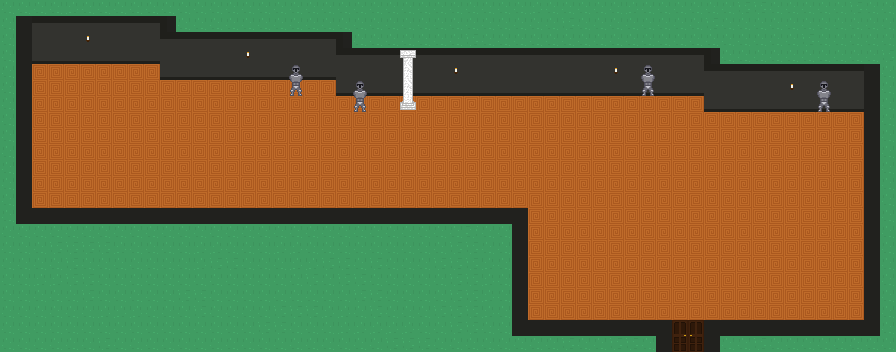

Rendered tile map (Tiled .tmx) drawn with the repository's tilesets; below, a short description and the map source with its tile grids summarised:
An orthogonal 56x22 tile map with 16x16 px tiles, 4 tile layers (Calque de Tuiles 1, Calque de Tuiles 2, Calque de Tuiles 3, plafond) and 24 objects (5x paint, game_6, game_5, game_7, spawn, ...).

<map version="1.10" tiledversion="1.11.0" orientation="orthogonal" renderorder="right-down" width="56" height="22" tilewidth="16" tileheight="16" infinite="0" nextlayerid="9" nextobjectid="29">
 <tileset firstgid="1" source="../tileset_tsx/Musée.tsx" />
 <layer id="1" name="Calque de Tuiles 1" width="56" height="22">
  <data>[1232 cells, 1220 non-empty, 7 distinct tile ids]</data>
 </layer>
 <layer id="6" name="Calque de Tuiles 2" width="56" height="22">
  <data>[1232 cells, 150 non-empty, 5 distinct tile ids]</data>
 </layer>
 <layer id="7" name="Calque de Tuiles 3" width="56" height="22">
  <data>[1232 cells, 4 non-empty, 3 distinct tile ids]</data>
 </layer>
 <layer id="8" name="plafond" width="56" height="22">
  <data>[1232 cells, 4 non-empty, 3 distinct tile ids]</data>
 </layer>
 <objectgroup id="2" name="mur">
  <object id="3" x="16" y="16.5" width="159.75" height="47" />
  <object id="4" x="160" y="32.5" width="193" height="48" />
  <object id="5" x="335.875" y="48" width="384.125" height="47" />
  <object id="6" x="701.375" y="64" width="178.125" height="46.5" />
  <object id="7" x="864" y="63.5" width="15.5" height="272.5" />
  <object id="8" x="704.5" y="319.5" width="175.5" height="16" />
  <object id="9" x="511.5" y="320" width="160.5" height="16" />
  <object id="10" x="511.5" y="208.5" width="17.5" height="126.5" />
  <object id="12" x="16.0909" y="207.909" width="512" height="16" />
  <object id="13" x="400.125" y="102.125" width="15.5" height="7.375" />
  <object id="14" x="403.125" y="50.5" width="9.875" height="59" />
  <object id="18" x="672.375" y="331.25" width="31.5" height="20.625" />
  <object id="23" x="289.409" y="66.6364" width="12.2727" height="30">
   <properties>
    <property name="Texte" value="N'hésite pas à faire des quiz" />
   </properties>
  </object>
  <object id="25" name="game_6" x="816.375" y="78.875" width="15.25" height="31.75" />
  <object id="26" name="game_5" x="640.909" y="64.1591" width="14.1818" height="30.1818" />
  <object id="27" x="16.3333" y="17" width="15" height="207" />
  <object id="28" name="game_7" x="352.727" y="81.2727" width="14.1818" height="30.5455" />
 </objectgroup>
 <objectgroup id="3" name="autre">
  <object id="1" name="spawn" x="687.333" y="303.333">
   <point />
  </object>
  <object id="16" name="1" type="paint" x="103.636" y="27.6364">
   <point />
  </object>
  <object id="17" name="2" type="paint" x="191.636" y="44.3636">
   <point />
  </object>
  <object id="19" name="porte" x="672" y="319.625" width="32.25" height="32.375" />
  <object id="20" name="3" type="paint" x="472.333" y="64">
   <point />
  </object>
  <object id="21" name="4" type="paint" x="737" y="71">
   <point />
  </object>
  <object id="22" name="5" type="paint" x="562.667" y="62.6667">
   <point />
  </object>
 </objectgroup>
</map>
